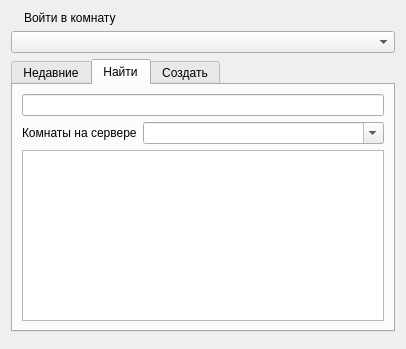
<?xml version="1.0" encoding="UTF-8"?>
<ui version="4.0">
 <class>YaMucJoin</class>
 <widget class="QWidget" name="YaMucJoin">
  <property name="geometry">
   <rect>
    <x>0</x>
    <y>0</y>
    <width>406</width>
    <height>349</height>
   </rect>
  </property>
  <property name="windowTitle">
   <string>Войти в комнату</string>
  </property>
  <layout class="QGridLayout" name="gridLayout_4">
   <item row="0" column="0">
    <layout class="QHBoxLayout" name="horizontalLayout">
     <item>
      <widget class="QLabel" name="labelTitleIcon">
       <property name="text">
        <string/>
       </property>
      </widget>
     </item>
     <item>
      <widget class="QLabel" name="labelTitle">
       <property name="sizePolicy">
        <sizepolicy hsizetype="Expanding" vsizetype="Preferred">
         <horstretch>0</horstretch>
         <verstretch>0</verstretch>
        </sizepolicy>
       </property>
       <property name="text">
        <string>Войти в комнату</string>
       </property>
      </widget>
     </item>
    </layout>
   </item>
   <item row="1" column="0">
    <widget class="AccountsComboBox" name="cb_account"/>
   </item>
   <item row="2" column="0">
    <widget class="QTabWidget" name="tabWidget">
     <property name="accessibleName">
      <string/>
     </property>
     <property name="currentIndex">
      <number>1</number>
     </property>
     <widget class="QWidget" name="tabRecent">
      <attribute name="title">
       <string>Недавние</string>
      </attribute>
      <layout class="QGridLayout" name="gridLayout_3">
       <item row="0" column="0">
        <widget class="YaGroupChatRoomList" name="recentRooms"/>
       </item>
      </layout>
     </widget>
     <widget class="QWidget" name="tabFind">
      <attribute name="title">
       <string>Найти</string>
      </attribute>
      <layout class="QGridLayout" name="gridLayout_2">
       <item row="0" column="0" colspan="2">
        <widget class="YaEmptyTextLineEdit" name="findRoomsFilter"/>
       </item>
       <item row="1" column="0">
        <widget class="QLabel" name="label_7">
         <property name="text">
          <string>Комнаты на сервере</string>
         </property>
        </widget>
       </item>
       <item row="1" column="1">
        <widget class="YaGroupChatComboBox" name="findRoomsServer">
         <property name="sizePolicy">
          <sizepolicy hsizetype="Expanding" vsizetype="Fixed">
           <horstretch>0</horstretch>
           <verstretch>0</verstretch>
          </sizepolicy>
         </property>
         <property name="editable">
          <bool>true</bool>
         </property>
        </widget>
       </item>
       <item row="2" column="0" colspan="2">
        <widget class="YaGroupChatRoomList" name="findRooms"/>
       </item>
      </layout>
     </widget>
     <widget class="QWidget" name="tabCreate">
      <attribute name="title">
       <string>Создать</string>
      </attribute>
      <layout class="QVBoxLayout" name="verticalLayout_2">
       <item>
        <layout class="QGridLayout" name="gridLayout">
         <item row="0" column="0">
          <widget class="QLabel" name="label">
           <property name="text">
            <string>Адрес</string>
           </property>
          </widget>
         </item>
         <item row="0" column="1">
          <widget class="QLabel" name="label_6">
           <property name="text">
            <string/>
           </property>
          </widget>
         </item>
         <item row="0" column="2">
          <widget class="QLabel" name="label_2">
           <property name="text">
            <string>Сервер</string>
           </property>
          </widget>
         </item>
         <item row="1" column="0">
          <widget class="YaEmptyTextLineEdit" name="le_room"/>
         </item>
         <item row="1" column="1">
          <widget class="QLabel" name="label_3">
           <property name="text">
            <string>@</string>
           </property>
          </widget>
         </item>
         <item row="1" column="2">
          <widget class="YaGroupChatComboBox" name="cb_server">
           <property name="sizePolicy">
            <sizepolicy hsizetype="Expanding" vsizetype="Fixed">
             <horstretch>0</horstretch>
             <verstretch>0</verstretch>
            </sizepolicy>
           </property>
           <property name="editable">
            <bool>true</bool>
           </property>
          </widget>
         </item>
        </layout>
       </item>
       <item>
        <widget class="QLabel" name="label_4">
         <property name="text">
          <string>Название</string>
         </property>
        </widget>
       </item>
       <item>
        <widget class="YaEmptyTextLineEdit" name="le_title"/>
       </item>
       <item>
        <widget class="QCheckBox" name="ck_password">
         <property name="text">
          <string>Установить пароль</string>
         </property>
        </widget>
       </item>
       <item>
        <widget class="QLabel" name="lb_password">
         <property name="text">
          <string>Пароль</string>
         </property>
        </widget>
       </item>
       <item>
        <widget class="YaEmptyTextLineEdit" name="le_password">
         <property name="echoMode">
          <enum>QLineEdit::Password</enum>
         </property>
        </widget>
       </item>
       <item>
        <spacer name="verticalSpacer">
         <property name="orientation">
          <enum>Qt::Vertical</enum>
         </property>
         <property name="sizeHint" stdset="0">
          <size>
           <width>20</width>
           <height>9</height>
          </size>
         </property>
        </spacer>
       </item>
      </layout>
     </widget>
    </widget>
   </item>
   <item row="3" column="0">
    <widget class="QDialogButtonBox" name="buttonBox">
     <property name="standardButtons">
      <set>QDialogButtonBox::NoButton</set>
     </property>
    </widget>
   </item>
  </layout>
 </widget>
 <customwidgets>
  <customwidget>
   <class>AccountsComboBox</class>
   <extends>QComboBox</extends>
   <header>accountscombobox.h</header>
  </customwidget>
  <customwidget>
   <class>YaEmptyTextLineEdit</class>
   <extends>QLineEdit</extends>
   <header>yaemptytextlineedit.h</header>
  </customwidget>
  <customwidget>
   <class>YaGroupChatRoomList</class>
   <extends>QListWidget</extends>
   <header>yagroupchatroomlist.h</header>
  </customwidget>
  <customwidget>
   <class>YaGroupChatComboBox</class>
   <extends>QComboBox</extends>
   <header>yagroupchatcombobox.h</header>
  </customwidget>
 </customwidgets>
 <resources/>
 <connections/>
</ui>
